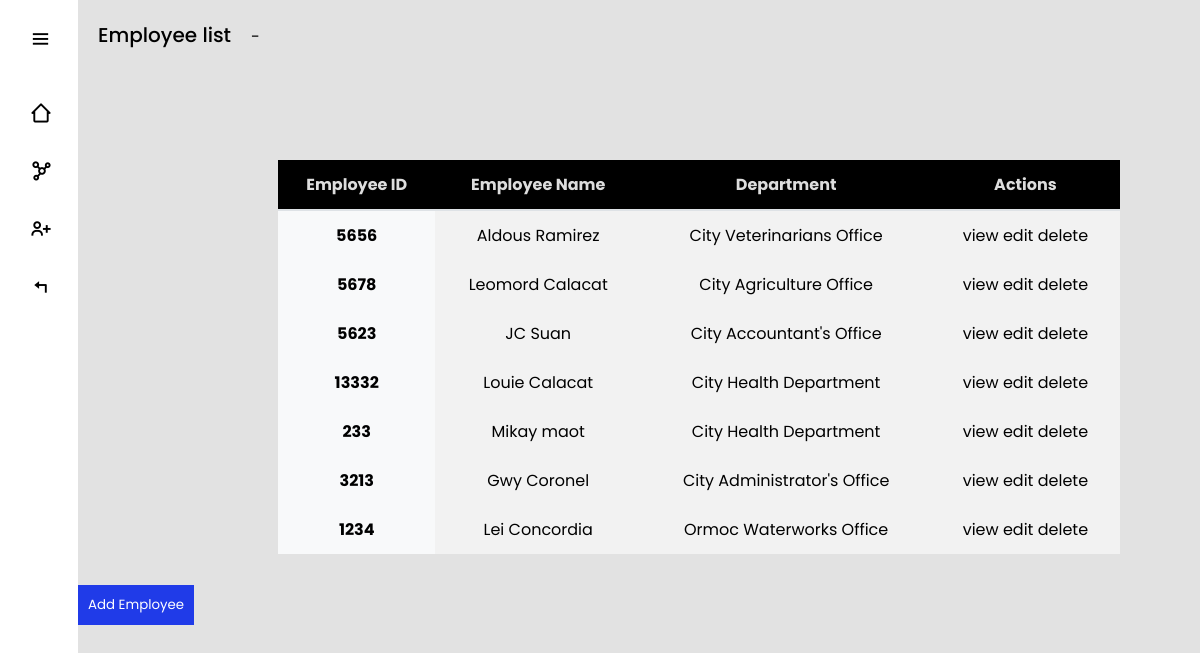
The app's page /employeelist/ (signed in) with its own data.
### myapp/models.py (models this page shows, shortened)
class Employee(models.Model):
    employee_id = models.CharField(max_length=100, unique=True)  # Set a sensible default
    first_name = models.CharField(max_length=120)
    last_name = models.CharField(max_length=120)
    department_name = models.ForeignKey(Department, on_delete=models.CASCADE, related_name='employees')
    updated = models.DateTimeField(auto_now=True)
    created = models.DateTimeField(auto_now_add=True)
    class Meta:
        ordering = ['-updated', '-created']

class Department(models.Model):
    name = models.CharField(max_length=100)
    def __str__(self):
        return self.name

### myapp/views.py (the view)
# urls.py: path('employeelist/', views.employeelist, name='employeelist'),
@login_required
def employeelist(request):
    employee = Employee.objects.all()
    context = {
        "employee": employee
 }
    return render(request, 'employeelist.html', context)

### myapp/templates/employeelist.html (shortened to what this page needs)
{% extends 'index.html' %}
{% block content %}
<section class="home">
    <p>Employee list</p>-
        <table class="table">
            <thead>
              <tr>
                <th scope="col">Employee ID</th>
                <th scope="col">Employee Name</th>
                <th scope="col">Department</th>
                <th scope="col">Actions</th>
              </tr>
            </thead>
            <tbody>
              <tr>
                {% for employee in employee %}
                <th scope="row">{{ employee.employee_id }} </th>
                <td>{{ employee.first_name }} {{ employee.last_name }}</td>
                <td>{{ employee.department_name }}</td>
                <td>
                  <a>view</a>
                  <a>edit</a>
                  <a>delete</a>
                </td>
              </tr>
              {% endfor %}
            </tbody>
          </table>
          <button class="add-employee-btn" onclick="window.location.href='{% url 'add_employee' %}'">Add Employee</button>
</section>
{% endblock %}

### myapp/static/css/styles.css (style rules this page uses)
* { margin: 0; padding: 0; box-sizing: border-box; font-family: "Poppins", sans-serif; --color-hover: rgb(32, 59, 232); --transition: all 0.2s ease; }
:root { --color-white: #fff; --color-black: #000; --color-bg: #e2e2e2; }
.home { position: relative; top: 0; left: 78px; width: calc(100% - 78px); min-height: 100vh; background: var(--color-bg); z-index: 6; transition: var(--transition); }
.home p { font-size: 20px; font-weight: 500; color: var(--color-black); display: inline-block; margin: 20px; white-space: nowrap; }
button { margin-top: 15px; padding: 10px; background-color: rgb(32, 59, 232); color: white; border: none; cursor: pointer; }
.table { width: 75%; max-width: 100%; margin-bottom: 1rem; background-color: transparent; border-collapse: collapse; margin-left: 200px; margin-top: 90px; }
.table th, .table td { padding: 0.75rem; vertical-align: top; border: px solid #000000; }
.table thead th { vertical-align: bottom; border-bottom: 2px solid #dee2e6; background-color: #000000; text-align: left; color: #ddd; text-align: center; }
.table th { font-weight: bold; background-color: #f8f9fa; }
.table tr:nth-child(odd) { background-color: #f2f2f2; }
.table td { text-align: center; }
.table th[scope="row"] { background-color: #f8f9fa; text-align: center; }

### records on screen
Employee: employee_id "5656", first_name "Aldous", last_name "Ramirez", department_name "City Veterinarians Office"
Employee: employee_id "5678", first_name "Leomord", last_name "Calacat", department_name "City Agriculture Office"
Employee: employee_id "5623", first_name "JC", last_name "Suan", department_name "City Accountant's Office"
Employee: employee_id "13332", first_name "Louie", last_name "Calacat", department_name "City Health Department"
Employee: employee_id "233", first_name "Mikay", last_name "maot", department_name "City Health Department"
Employee: employee_id "3213", first_name "Gwy", last_name "Coronel", department_name "City Administrator's Office"
Employee: employee_id "1234", first_name "Lei", last_name "Concordia", department_name "Ormoc Waterworks Office"
